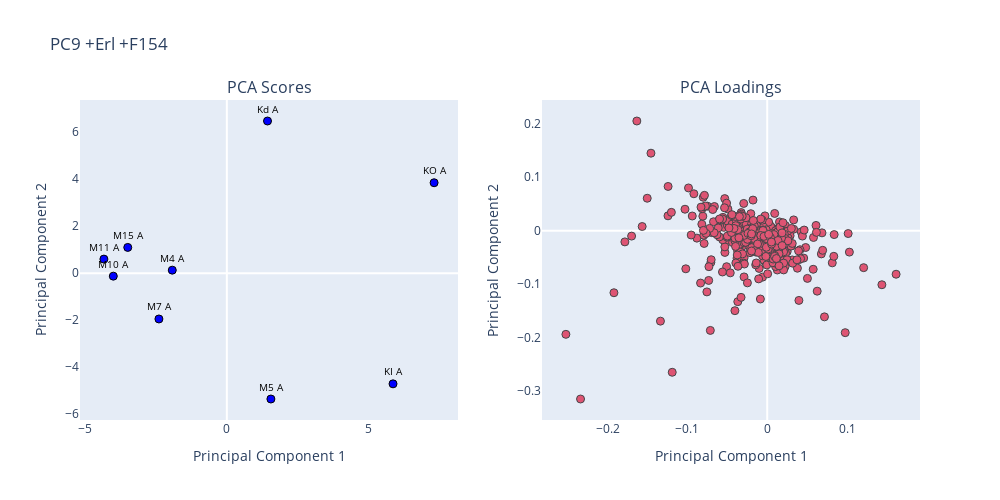

Source (notebook cell):
### Code cell
plotpca_ScoresLoadings_plotly(data_mutF154.T, "PC9 +Erl +F154", "GSK3A")

### Figure 1 — Plotly figure (JSON) as saved in the notebook; plotly's stock layout.template omitted (floating-point values rounded to 4 significant figures; data arrays with more than 128 entries replaced by an {"elided": "..."} marker saying what was removed)
{"data": [{"marker": {"color": "blue", "line": {"color": "black", "width": 1}, "size": 8}, "mode": "markers+text", "text": ["KO A", "Kd A", "KI A", "M4 A", "M5 A", "M7 A", "M10 A", "M11 A", "M15 A"], "textfont": {"color": "black", "size": 10}, "textposition": "top center", "type": "scatter", "x": [7.304, 1.432, 5.856, -1.923, 1.552, -2.394, -4.002, -4.333, -3.493], "xaxis": "x", "y": [3.85, 6.479, -4.713, 0.1271, -5.359, -1.951, -0.1277, 0.5985, 1.096], "yaxis": "y"}, {"marker": {"color": "crimson", "line": {"color": "black", "width": 1}, "size": 8}, "mode": "markers", "opacity": 0.7, "text": {"elided": "387 str values"}, "type": "scatter", "x": {"elided": "387 float values"}, "xaxis": "x2", "y": {"elided": "387 float values"}, "yaxis": "y2"}], "layout": {"annotations": [{"font": {"size": 16}, "showarrow": false, "text": "PCA Scores", "x": 0.225, "xanchor": "center", "xref": "paper", "y": 1, "yanchor": "bottom", "yref": "paper"}, {"font": {"size": 16}, "showarrow": false, "text": "PCA Loadings", "x": 0.775, "xanchor": "center", "xref": "paper", "y": 1, "yanchor": "bottom", "yref": "paper"}], "height": 500, "showlegend": false, "title": {"text": "PC9 +Erl +F154"}, "width": 1000, "xaxis": {"anchor": "y", "domain": [0, 0.45], "showgrid": false, "title": {"text": "Principal Component 1"}}, "xaxis2": {"anchor": "y2", "domain": [0.55, 1], "showgrid": false, "title": {"text": "Principal Component 1"}}, "yaxis": {"anchor": "x", "domain": [0, 1], "showgrid": false, "title": {"text": "Principal Component 2"}}, "yaxis2": {"anchor": "x2", "domain": [0, 1], "showgrid": false, "title": {"text": "Principal Component 2"}}}}
